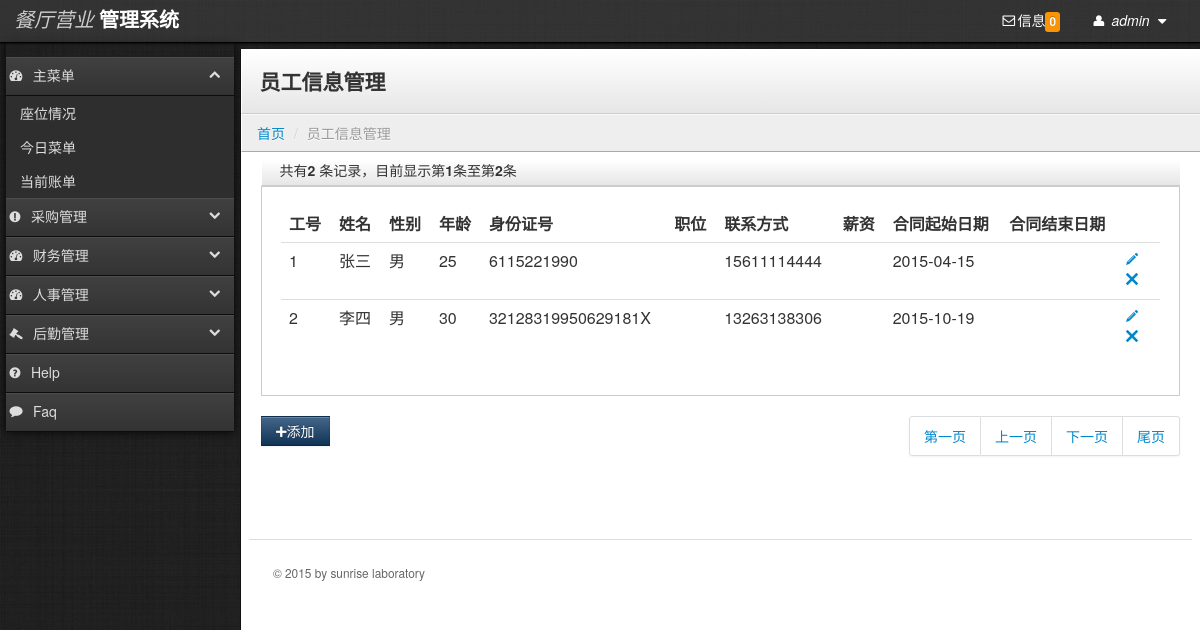
The app's page /newRes/staffinfo.php (signed in) with its own data.
### tables this page shows
CREATE TABLE `staff` (
  `staffID` bigint(20) NOT NULL,
  `name` varchar(50) NOT NULL,
  `sex` varchar(2) default NULL,
  `age` int(11) default NULL,
  `identityCardID` varchar(50) NOT NULL,
  `position` varchar(100) default NULL,
  `phone` varchar(20) NOT NULL,
  `wage` int(11) default NULL,
  `startWorkTime` date NOT NULL,
  `endWorkTime` date default NULL,
  PRIMARY KEY  (`staffID`)
);

### newRes/staffinfo.php (the view, shortened to what this page needs)
<?php require_once('conn/conn.php');
if($_GET["id"]!="")
{
	$id=$_GET["id"];
	$deleteSQL="delete from staff where staffID='".$id."'";
	$sql=mysql_query($deleteSQL,$conn) or die(mysql_error());
	echo "<script>window.location.href='staffinfo.php';</script>";
}
else
{
	$currentPage = "staffinfo.php";
	$maxRows = 5;
	$pageNum = 0;
	$startRow = $pageNum * $maxRows;
	$query = "select * from staff";
	$query_limit = sprintf("%s limit %d, %d", $query, $startRow, $maxRows);
	$sql = mysql_query($query_limit, $conn) or die(mysql_error());
	$row = mysql_fetch_assoc($sql);
	if (isset($_GET['totalRows'])) {
	  $totalRows_rs1 = $_GET['totalRows'];
	} else {
	  $all = mysql_query($query);
	  $totalRows = mysql_num_rows($all);
	}
	$totalPages = ceil($totalRows/$maxRows)-1;
}
?>
    <?php include('boot.php');?>
    <div class="content">
        <div class="header">
            <h1 class="page-title">员工信息管理</h1>
        </div>
        <ul class="breadcrumb">
            <li><a href="index.php">首页</a> <span class="divider">/</span></li>
            <li class="active">员工信息管理</li>
        </ul>
        <div class="container-fluid">
            <div class="row-fluid">
<div class="header">
	<label>共有<strong><?php echo $totalRows ?></strong> 条记录，目前显示第<strong><?php echo ($startRow + 1) ?></strong>条至第<strong><?php echo min($startRow + $maxRows, $totalRows) ?></strong>条
    </label>
</div>
<div class="well">
    <table class="table">
      <thead>
        <tr>
          <th>工号</th>
          <th>姓名</th>
          <th>性别</th>
          <th>年龄</th>
          <th>身份证号</th>
          <th>职位</th>
          <th>联系方式</th>
          <th>薪资</th>
          <th>合同起始日期</th>
          <th>合同结束日期</th>
          <th style="width: 26px;"></th>
        </tr>
      </thead>
      <tbody>
       <?php
	  		$i=0;
	  		do { $i++;
			?>
          <?php if ($totalRows > 0) {  ?>
        <tr>
          <td id="<?php echo "id".$i;?>"><?php echo $row['staffID'];?></td>
          <td><?php echo $row['name'];?></td>
          <td><?php echo $row['sex'];?></td>
          <td><?php echo $row['age'];?></td>
          <td><?php echo $row['identityCardID'];?></td>
          <td><?php echo $row['position'];?></td>
          <td><?php echo $row['phone'];?></td>
          <td><?php echo $row['wage'];?></td>
          <td><?php echo $row['startWorkTime'];?></td>
          <td><?php echo $row['endWorkTime'];?></td>
          <td>
              <a href="modify_staffinfo.php?id=<?php echo $row['staffID'];?>"><i class="icon-pencil"></i></a>
              <a href="#myModal" role="button" data-toggle="modal"><i id="<?php echo $row['staffID'];?>" onClick="PassID(this)" class="icon-remove"></i></a>
          </td>
        </tr>
		   <?php }  ?>
<?php } while ($row = mysql_fetch_assoc($sql)); ?>
      </tbody>
    </table>
</div>
<div class="pagination">
    <button class="btn btn-primary" onClick="GoToTianJia()"><i class="icon-plus"></i>添加</button>
    <ul style="float:right">
        <li><a href="<?php printf("%s?pageNum=%d", $currentPage, 0); ?>">第一页</a></li>
        <li><a href="<?php printf("%s?pageNum=%d", $currentPage, max(0, $pageNum - 1)); ?>">上一页</a></li>
        <li><a href="<?php printf("%s?pageNum=%d", $currentPage, min($totalPages, $pageNum + 1)); ?>">下一页</a></li>
        <li><a href="<?php printf("%s?pageNum=%d", $currentPage, $totalPages); ?>">尾页</a></li>
    </ul>
</div>
                    <footer>
                        <hr>
                        <p>&copy; 2015 by sunrise laboratory </p>
                </footer>
            </div>
        </div>
    </div>
  </body>
</html>

### newRes/stylesheets/theme.css (style rules this page uses)
body { background: #222; background-image: url('../images/black-Linen.png'); background-position: initial initial; background-repeat: initial initial; margin: 0px; padding: 0px; }
h1 { margin-top: 0px; color: #eee; }
hr { border-top: 1px solid #ddd; border-bottom: 1px solid #fff; }
.content { min-width: 400px; position: relative; min-height: 800px; background: #fff; margin-left: 240px; margin-top: 6px; border-left: 1px solid #000000; border-left: 1px solid #111; }
.header { background: #ffffff; background: #ffffff; background: -webkit-gradient(linear, left bottom, left top, color-stop(0, #e6e6e6), color-stop(1, #ffffff)); background: -ms-linear-gradient(bottom, #e6e6e6, #ffffff); background: -moz-linear-gradient(center bottom, #e6e6e6 0%, #ffffff 100%); background: -o-linear-gradient(bottom, #e6e6e6, #ffffff); filter: progid:dximagetransform.microsoft.gradient(startColorStr='#e6e6e6', EndColorStr='#ffffff'); -ms-filter: "progid:DXImageTransform.Microsoft.gradient(startColorStr='#ffffff',EndColorStr='#e6e6e6')"; border-bottom: 1px solid #cccccc; border-top: 1px solid #ffffff; border-left: 1px solid #ffffff; padding: 0em 1.25em; }
.header h1 { margin: 1em 0em; padding: 0em; line-height: 1em; font-size: 1.5em; color: #eee; color: #333; }
.breadcrumb { -webkit-box-shadow: none; -moz-box-shadow: none; box-shadow: none; -webkit-border-radius: 0px; -moz-border-radius: 0px; border-radius: 0px; -moz-background-clip: padding; -webkit-background-clip: padding-box; background-clip: padding-box; background: #eee; border-bottom: 1px solid #aaa; border-top: 1px solid #fafafa; border-left: 1px solid #fff; margin-bottom: .5em; }
footer { padding: 1em; margin-top: 4em; color: #666; font-size: .85em; line-height: 1.3em; }
footer hr { margin: 2em -2em; }
.btn { -webkit-border-radius: 0px; -moz-border-radius: 0px; border-radius: 0px; }
.btn-primary { background-color: #113355; background-image: -webkit-gradient(linear, 0 0, 0 100%, from(#446688), to(#113355)); background-image: -webkit-linear-gradient(top, #446688, #113355); background-image: -o-linear-gradient(top, #446688, #113355); background-image: linear-gradient(to bottom, #446688, #113355); background-image: -moz-linear-gradient(top, #446688, #113355); filter: progid:dximagetransform.microsoft.gradient(startColorStr='#446688', EndColorStr='#113355'); -ms-filter: "progid:DXImageTransform.Microsoft.gradient(startColorStr='#446688',EndColorStr='#113355')"; }
.well { background-color: #fff; border: 1px solid #ccc; -webkit-box-shadow: 1px 1px 0px #ffffff; -moz-box-shadow: 1px 1px 0px #ffffff; box-shadow: 1px 1px 0px #ffffff; -webkit-border-radius: 0px; -moz-border-radius: 0px; border-radius: 0px; -moz-background-clip: padding; -webkit-background-clip: padding-box; background-clip: padding-box; }

### newRes/staffinfo.php (style rules this page uses)
label { display:inline-block; }

### records on screen
staff: staffID "1", name "张三", sex "男", age "25", identityCardID "6115221990", phone "15611114444", startWorkTime "2015-04-15"
staff: staffID "2", name "李四", sex "男", age "30", identityCardID "32128319950629181X", phone "13263138306", startWorkTime "2015-10-19"

### other values on screen
$arrayDealTFNum['count'] "0"
$totalRows "2"
$startRow + 1 "1"
min($startRow + $maxRows, $totalRows) "2"
